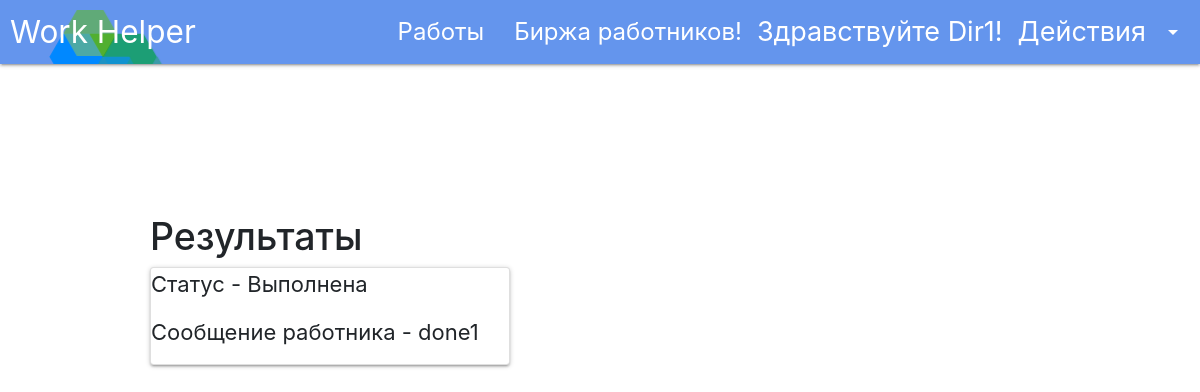
The app's page /get_result_appoint_work/2 (signed in) with its own data.
### data/users.py (models this page shows, shortened)
class User(SqlAlchemyBase, UserMixin, SerializerMixin):
    __tablename__ = 'users'
    id = sqlalchemy.Column(sqlalchemy.Integer, primary_key=True, autoincrement=True)
    account_type = sqlalchemy.Column(sqlalchemy.Integer, sqlalchemy.ForeignKey('accounts_type.id'))
    user_name = sqlalchemy.Column(sqlalchemy.String, unique=True)
    hashed_password = sqlalchemy.Column(sqlalchemy.String, nullable=False)
    surname = sqlalchemy.Column(sqlalchemy.String, nullable=False)
    name = sqlalchemy.Column(sqlalchemy.String, nullable=False)
    birthday = sqlalchemy.Column(sqlalchemy.DateTime, nullable=False)
    photo = sqlalchemy.Column(sqlalchemy.BLOB)
    email = sqlalchemy.Column(sqlalchemy.String, unique=True)
    about_me = sqlalchemy.Column(sqlalchemy.String, nullable=True)

### data/help_models.py (models this page shows)
class WorkStatus(SqlAlchemyBase):
    __tablename__ = 'work_status'
    id = sqlalchemy.Column(sqlalchemy.Integer, primary_key=True, autoincrement=True)
    name = sqlalchemy.Column(sqlalchemy.String, unique=True, nullable=False)

### data/work.py (models this page shows)
class WorkList(SqlAlchemyBase, SerializerMixin):
    __tablename__ = 'works_list'
    id = sqlalchemy.Column(sqlalchemy.Integer, primary_key=True, autoincrement=True)
    work_id = sqlalchemy.Column(sqlalchemy.Integer, sqlalchemy.ForeignKey('works.id'), nullable=False)
    worker_id = sqlalchemy.Column(sqlalchemy.Integer, sqlalchemy.ForeignKey('workers.worker_id'), nullable=False)
    work_result_message = sqlalchemy.Column(sqlalchemy.String, nullable=True)
    work_results_file = sqlalchemy.Column(sqlalchemy.BLOB, nullable=True)
    work_result_filename = sqlalchemy.Column(sqlalchemy.String, nullable=True)
    status = sqlalchemy.Column(sqlalchemy.Integer, sqlalchemy.ForeignKey('work_status.id'), nullable=False, default=2)
    work_start = sqlalchemy.Column(sqlalchemy.DateTime, default=datetime.datetime.now, nullable=True)
    work_end = sqlalchemy.Column(sqlalchemy.DateTime, nullable=True)
    director_id = sqlalchemy.Column(sqlalchemy.Integer, sqlalchemy.ForeignKey("directors.director_id"), nullable=False)
    work_url = orm.relation("Work")
    worker_url = orm.relation("Worker")

### modules/handlers/for_director.py (the view)
@blueprint.route("/get_result_appoint_work/<int:work_list_id>")
def get_result_work(work_list_id):
    if current_user.is_authenticated is False or current_user.account_type != 2:
        abort(404)
    session = db_session.create_session()
    work_list = session.query(WorkList).get(work_list_id)
    if work_list is None:
        abort(404)
    status = session.query(WorkStatus).get(work_list.status).name
    return render_template('result_page.html', status=status, msg=work_list.work_result_message)

### data/db_session.py (called while the page is built)
def create_session() -> Session:
    global __factory
    return __factory()

### main.py (called while the page is built)
@login_manager.user_loader
def load_user(user_id):
    session = db_session.create_session()
    return session.query(User).get(user_id)

### templates/result_page.html (shortened to what this page needs)
{% extends 'base.html' %}
{% block content %}
    <div class=" result_conteiner">
        <h1>Результаты</h1>
        <div class="card">
            <div class="card-bod">
                <span>Статус - {{ status }}</span>
                <span>Сообщение работника - {{ msg }}</span>
            </div>
        </div>
    </div>
{% endblock %}

### templates/base.html (shortened to what this page needs)
<!DOCTYPE html>
<html lang="en">
<head>
    <link type="text/css" rel="stylesheet" href="{{ url_for('static', filename='/css/materialize.css' ) }}"
          media="screen,projection"/>
    <link rel="stylesheet" href="https://maxcdn.bootstrapcdn.com/bootstrap/4.0.0/css/bootstrap.min.css"
>
    <link rel="stylesheet" href="{{ url_for('static', filename='/css/style.css' ) }}">
</head>
<body>
<nav>
    <div class="nav-wrapper">
        <a href="/" class="brand-logo">Work Helper</a>
        <ul id="nav-mobile" class="right hide-on-med-and-down">
            {% if current_user.is_authenticated %}
                {% if current_user.account_type == 2 %}
                    <li><a class="nav_functions" href="/company">Работы</a></li>
                    <li><a class="nav_functions" href="/hire_workers">Биржа работников!</a></li>
                {% else %}
                    <li><a class="nav_functions" href="/works">Работы</a></li>
                    <li><a class="nav_functions" href="/invites_box">Приглашения</a></li>
                {% endif %}
                <li><span class="nav_authorization">Здравствуйте {{ current_user.name|title }}!</span></li>
                <li><a class="nav_authorization dropdown-trigger" href="#!" data-target="user_func">Действия<i
                        class="material-icons right">arrow_drop_down</i></a></li>
            {% else %}
                <li><a class="nav_authorization" href="/register">Зарегистрироваться</a></li>
                <li><a class="nav_authorization" href="/login">Войти</a></li>
            {% endif %}
        </ul>
    </div>
</nav>
{% block content %}
{% endblock %}
</body>
</html>

### static/css/style.css (style rules this page uses)
.nav-wrapper { background-color: cornflowerblue; }
.brand-logo { margin-left: 10px; }
.nav_authorization { font-size: 27px; }
.nav_functions { font-size: 24px; }
.brand-logo { background-image: url("/img/logo.png"); }
a { text-decoration: none; }
.result_conteiner { margin-left: 12.5%; margin-top: 12.5%; width: 30%; }
.result_conteiner span { font-size: 22px; }

### records on screen
User: name "Dir1"
WorkStatus: name "Выполнена"
WorkList: work_result_message "done1"
